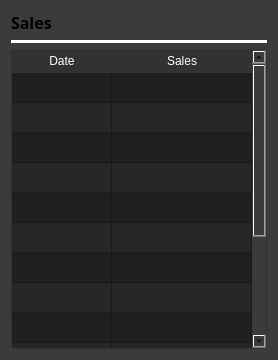
              <widget class="QWidget" name="widget_4" native="true">
               <property name="sizePolicy">
                <sizepolicy hsizetype="Expanding" vsizetype="Expanding">
                 <horstretch>0</horstretch>
                 <verstretch>0</verstretch>
                </sizepolicy>
               </property>
               <property name="minimumSize">
                <size>
                 <width>0</width>
                 <height>360</height>
                </size>
               </property>
               <property name="styleSheet">
                <string notr="true">background-color: #3B3B3B;
border-radius:10px;
</string>
               </property>
               <layout class="QVBoxLayout" name="verticalLayout_7">
                <item>
                 <widget class="QLabel" name="label_6">
                  <property name="font">
                   <font>
                    <family>Poppins SemiBold</family>
                    <pointsize>12</pointsize>
                    <bold>true</bold>
                   </font>
                  </property>
                  <property name="text">
                   <string>Sales</string>
                  </property>
                 </widget>
                </item>
                <item>
                 <widget class="Line" name="line">
                  <property name="styleSheet">
                   <string notr="true">background-color: white;
</string>
                  </property>
                  <property name="orientation">
                   <enum>Qt::Horizontal</enum>
                  </property>
                 </widget>
                </item>
                <item>
                 <widget class="QTableWidget" name="tableWidget">
                  <property name="sizePolicy">
                   <sizepolicy hsizetype="Expanding" vsizetype="Expanding">
                    <horstretch>50</horstretch>
                    <verstretch>0</verstretch>
                   </sizepolicy>
                  </property>
                  <property name="styleSheet">
                   <string notr="true">QTableWidget {
    background-color: #1F1F1F;
    border-radius: 3px;
    border: 1px solid rgb(50, 50, 50);
}

QTableWidget::section {
    border: none;
    border-bottom: 1px solid #d0c6ff;
    text-align: center; /* Set text alignment to center */
    padding: 3px 5px;
}

QHeaderView::section {
    background-color: rgb(50, 50, 50);
    color: white;
    border: none;
    border-bottom: 1px solid rgb(50, 50, 50);
    text-align: center; /* Set text alignment to center */
    padding: 2px 4px;
}

QTableView::item {
    color: white;
    padding: 5px;
    text-align: center; /* Set text alignment to center */
}

QTableView::item:alternate {
    background-color: #272727; 
}

QScrollBar:vertical {
    border: none;
    background: #3B3B3B;
    width: 10px;
    margin: 0px 0px 0px 0px;
}

QScrollBar::handle:vertical {
    background-color: #606060;
    min-height: 20px;
    border-radius: 5px;
}

QScrollBar::add-line:vertical,
QScrollBar::sub-line:vertical {
    border: none;
    background: none;
}

QScrollBar::add-page:vertical,
QScrollBar::sub-page:vertical {
    background: none;
}

QScrollBar:hover {
    opacity: 0.7;
}
</string>
                  </property>
                  <property name="alternatingRowColors">
                   <bool>true</bool>
                  </property>
                  <property name="sortingEnabled">
                   <bool>true</bool>
                  </property>
                  <attribute name="horizontalHeaderCascadingSectionResizes">
                   <bool>true</bool>
                  </attribute>
                  <attribute name="horizontalHeaderStretchLastSection">
                   <bool>true</bool>
                  </attribute>
                  <attribute name="verticalHeaderVisible">
                   <bool>false</bool>
                  </attribute>
                  <attribute name="verticalHeaderStretchLastSection">
                   <bool>true</bool>
                  </attribute>
                  <row>
                   <property name="text">
                    <string/>
                   </property>
                  </row>
                  <row>
                   <property name="text">
                    <string/>
                   </property>
                  </row>
                  <row>
                   <property name="text">
                    <string/>
                   </property>
                  </row>
                  <row>
                   <property name="text">
                    <string/>
                   </property>
                  </row>
                  <row>
                   <property name="text">
                    <string/>
                   </property>
                  </row>
                  <row>
                   <property name="text">
                    <string/>
                   </property>
                  </row>
                  <row>
                   <property name="text">
                    <string/>
                   </property>
                  </row>
                  <row>
                   <property name="text">
                    <string/>
                   </property>
                  </row>
                  <row>
                   <property name="text">
                    <string/>
                   </property>
                  </row>
                  <row>
                   <property name="text">
                    <string/>
                   </property>
                  </row>
                  <row>
                   <property name="text">
                    <string/>
                   </property>
                  </row>
                  <row>
                   <property name="text">
                    <string/>
                   </property>
                  </row>
                  <row>
                   <property name="text">
                    <string/>
                   </property>
                  </row>
                  <row>
                   <property name="text">
                    <string/>
                   </property>
                  </row>
                  <column>
                   <property name="text">
                    <string>Date</string>
                   </property>
                  </column>
                  <column>
                   <property name="text">
                    <string>Sales</string>
                   </property>
                  </column>
                 </widget>
                </item>
               </layout>
              </widget>
